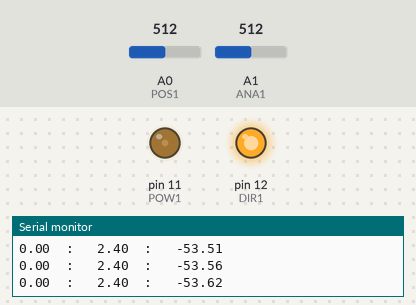
Bench run of a sketch on a simulated Arduino Uno, built with avr-gcc and run on an emulated ATmega328P. Shown: output pins drawn as LEDs (lit = HIGH), the last lines printed to the serial monitor. Inputs (shaded band) come from the test bench; at power-on: A0 (POS1) = 512, A1 (ANA1) = 512.

Above: at 1.2 s.
1.3 s: A0 (POS1) set to 1023
At 1.9 s:
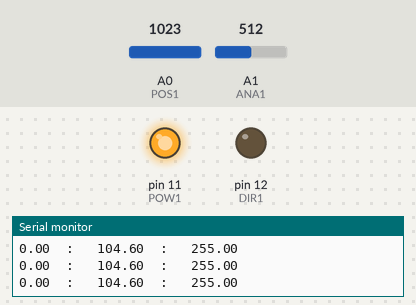
2.8 s: A0 (POS1) set to 306
At 3.1 s:
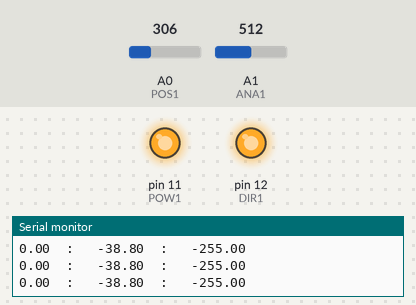
4.3 s: A1 (ANA1) set to 534
5.8 s: A1 (ANA1) set to 825
7.3 s: A1 (ANA1) set to 842
8.8 s: A0 (POS1) set to 900
At 9.55 s:
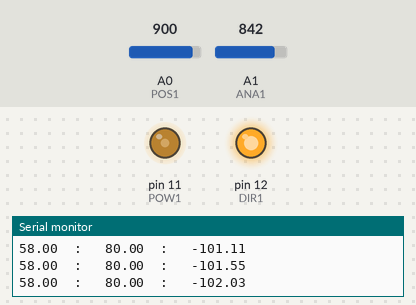
Timing chart, 0 to 12.8 s (numbered marks = the images above; inputs shaded):
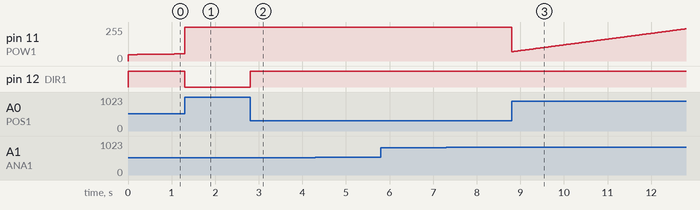

The sketch:

test_reg_servo.ino
```cpp
#include <reg.h>

#define DIR1 12
#define POW1 11
#define POS1 A0

#define ANA1 A1


#define FRAMERATE 10

using namespace std;

long t0=millis();
long t_frame = t0;
int v_read = 0;
Block *Ref = new Block(0.0);
Block *Capteur = new Block(0.0);
PID_Block *MyPID = new PID_Block(Capteur, Ref, 20, 2, 0, 255);


void setup()
{
  Serial.begin(115200);
  pinMode(POS1, INPUT);
  pinMode(ANA1, INPUT);
  pinMode(DIR1, OUTPUT);
  pinMode(POW1, OUTPUT);
  digitalWrite(DIR1, LOW);
  digitalWrite(POW1, LOW);
  delay(10);
}

void setSpeed(int _speed)
{
  if (_speed > 0)
  {
    digitalWrite(DIR1, LOW);
  }
  else
  {
    digitalWrite(DIR1, HIGH);
  }
  analogWrite(POW1, constrain(abs(_speed), 0, 255));
}
void loop()
{
  double t = millis()-t0;
  //int val = int(80.0 * sin(6.28*1.*t/1000.0));
  int val = 0.001*map(analogRead(ANA1), 0, 1024, -90000, 90000);

  v_read = analogRead(POS1);
  float theta = 0.001*map(v_read, 50, 950, -90000, 90000);

  Ref->setVal(val);
  Capteur->setVal(theta);
  Block::newCycle();


  setSpeed(MyPID->getVal());

  if(millis()-t_frame>FRAMERATE)
  {
    t_frame = millis();
    Serial.print(Ref->getVal());
    Serial.print("  :   ");
    Serial.print(Capteur->getVal());
    Serial.print("  :   ");
    Serial.println(MyPID->getVal());
  }
  delay(1);
}
```

Measured:
- after the input at 1.3 s, pin 12 (DIR1): HIGH → LOW at once
- after the input at 2.8 s, pin 12 (DIR1): LOW → HIGH at once
